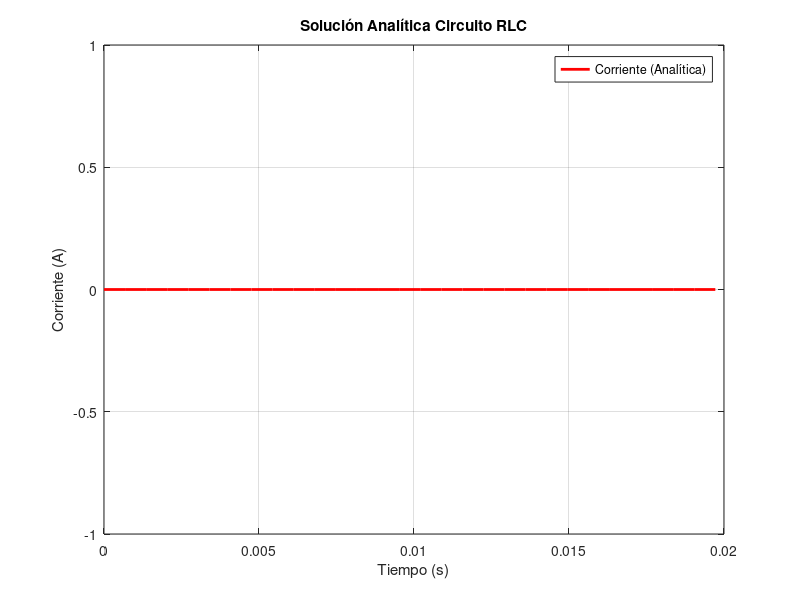

Write MATLAB code to recreate this figure.
%% Solución analítica para un circuito RLC en serie
clear all;
close all;

% Parámetros del circuito RLC
R = 220;        % Resistencia (Ohm)
L = 500e-3;       % Inductancia (H)
C = 2.2e-6;     % Capacitancia (F)
V0 = 0;       % Voltaje inicial en el capacitor (V)

I0 = 0;        % Corriente inicial (A)

% Parámetros de simulación
t0 = 0;        % Tiempo inicial (s)
tf = 0.02;      % Tiempo final (s)
h = 0.00068;      % Paso de tiempo (s)
t = t0:h:tf;   % Vector de tiempo
N = length(t); % Número de pasos

% Cálculo de parámetros analíticos
alpha = R / (2*L);              % Coeficiente de amortiguamiento
omega0 = 1 / sqrt(L*C);         % Frecuencia natural
delta = alpha^2 - omega0^2;     % Discriminante

% Inicialización del vector para la solución analítica
i_analytic = zeros(1, N);

% Solución analítica según el tipo de amortiguamiento
if delta < 0
    % Caso subamortiguado
    omega_d = sqrt(omega0^2 - alpha^2); % Frecuencia amortiguada
    A = V0 / (L * omega_d);            % Constante basada en vC(0) = V0, i(0) = 0
    for n = 1:N
        i_analytic(n) = A * exp(-alpha*t(n)) * sin(omega_d*t(n));
    end
    disp('Caso: Subamortiguado');
elseif delta == 0
    % Caso críticamente amortiguado
    A = V0 / L; % Constante basada en vC(0) = V0, i(0) = 0
    for n = 1:N
        i_analytic(n) = A * t(n) * exp(-alpha*t(n));
    end
    disp('Caso: Críticamente amortiguado');
else
    % Caso sobreamortiguado
    s1 = -alpha + sqrt(delta);
    s2 = -alpha - sqrt(delta);
    A1 = V0 / (L * (s1 - s2)); % Constante basada en vC(0) = V0, i(0) = 0
    A2 = -A1;
    for n = 1:N
        i_analytic(n) = A1 * exp(s1*t(n)) + A2 * exp(s2*t(n));
    end
    disp('Caso: Sobreamortiguado');
end

% Graficar solución analítica
figure;
plot(t, i_analytic, 'r-', 'LineWidth', 2, 'DisplayName', 'Corriente (Analítica)');
xlabel('Tiempo (s)');
ylabel('Corriente (A)');
title('Solución Analítica Circuito RLC');
legend;
grid on;